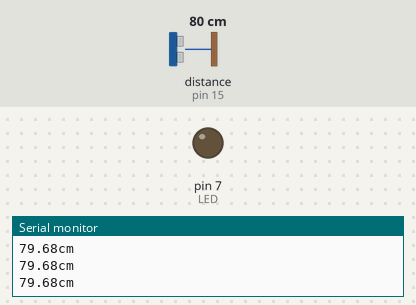
Bench run of a sketch on a simulated Arduino Uno, built with avr-gcc and run on an emulated ATmega328P. On the bench: output pins drawn as LEDs (lit = HIGH), the last lines printed to the serial monitor. Wiring (inferred from the names in the program): ultrasonic range finder: trigger pin 19; echo pin 15. The inputs (shaded band) are chosen by the test bench; at power-on: distance to the obstacle (sensor on pin 15) 80 cm. The echo pulse lasts 58.3 µs per cm; pins used as bus, display or sensor lines are not drawn.

Above: at 1.3 s.
1.4 s: distance to the obstacle (sensor on pin 15) set to 23 cm
3.2 s: distance to the obstacle (sensor on pin 15) set to 18 cm
At 5.3 s:
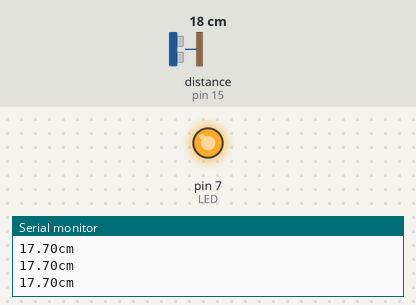
Timing chart, 0 to 6.8 s (numbered marks = the images above; inputs shaded):
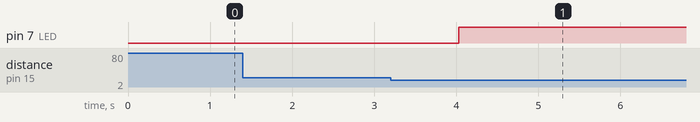

Measured:
- the behaviour switches between 21 and 20 cm on distance to the obstacle (sensor on pin 15) (found by bisection; images 0 and 1)
- after the input at 3.2 s, pin 7 (LED): LOW → HIGH after 0.83 s

The sketch:

Practica09.ino
```cpp
/* Practica 9
* Muñiz Patiño Andrea Fernanda
* Versión 1.0
* Sobre la práctica:
* Consiste en usar el sensor sonar, para determinar la distancia a un objeto.
*/
#define TRIGGER 19
#define ECHO 15

#define LED 7

const float sonido = 34300.0;

void setup() {
  //La velocidad en la que se puede comunicar con el MSP
  Serial.begin(9600);

  pinMode(TRIGGER, OUTPUT);
  pinMode(ECHO, INPUT);
  pinMode(LED, OUTPUT);
}

void loop() {
  iniciarTrigger();
  float distancia = calcularDistancia();
  if( distancia < 20.0 && distancia >= 10.0){
    prender();
  }
}

//----------------------METODOS------------------------------
//Metodo que unicamente prende el led, para alertarnos de que esta cerca un objeto.
void prender(){
  digitalWrite(LED,1);
}

//Devuelve un float
float calcularDistancia()
{
  // La función pulseIn obtiene el tiempo que tarda en cambiar entre estados, en este caso a HIGH
  unsigned long tiempo = pulseIn(ECHO, HIGH);
  // Obtenemos la distancia en cm, hay que convertir el tiempo en segudos ya que está en microsegundos
  // por eso se multiplica por 0.000001
  float distancia = tiempo * 0.000001 * sonido / 2.0;
  Serial.print(distancia);
  Serial.print("cm");
  Serial.println();
  delay(500);

  return distancia;
}

//Metodo que inicia la secuencia pertinente del sonar
void iniciarTrigger()
{
  // Ponemos el Triiger en estado bajo y esperamos 2 ms
  digitalWrite(TRIGGER, 0);
  delayMicroseconds(2);

  // Ponemos el pin Trigger a estado alto y esperamos 10 ms
  digitalWrite(TRIGGER, 1);
  delayMicroseconds(10);

  // Comenzamos poniendo el pin Trigger en estado bajo
  digitalWrite(TRIGGER, 0);
}
```
